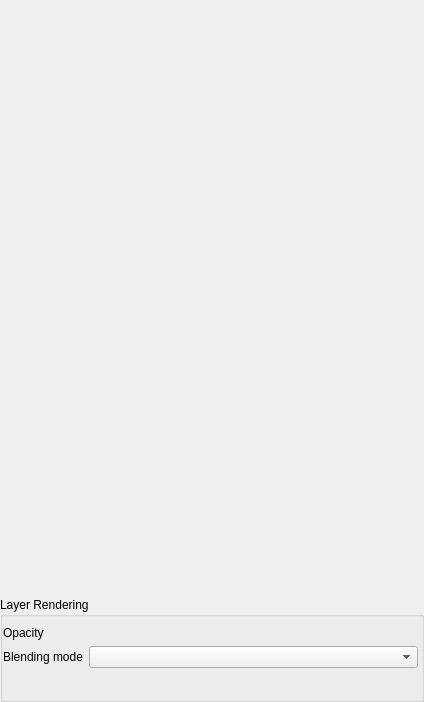
<?xml version="1.0" encoding="UTF-8"?>
<ui version="4.0">
 <class>QgsAnnotationItemPropertiesWidgetBase</class>
 <widget class="QWidget" name="QgsAnnotationItemPropertiesWidgetBase">
  <property name="geometry">
   <rect>
    <x>0</x>
    <y>0</y>
    <width>424</width>
    <height>702</height>
   </rect>
  </property>
  <property name="windowTitle">
   <string>Annotation Item Properties</string>
  </property>
  <layout class="QVBoxLayout" name="verticalLayout">
   <property name="leftMargin">
    <number>0</number>
   </property>
   <property name="topMargin">
    <number>0</number>
   </property>
   <property name="rightMargin">
    <number>0</number>
   </property>
   <property name="bottomMargin">
    <number>0</number>
   </property>
   <item>
    <widget class="QStackedWidget" name="mStack">
     <property name="currentIndex">
      <number>1</number>
     </property>
     <widget class="QWidget" name="page"/>
     <widget class="QWidget" name="page_2"/>
    </widget>
   </item>
   <item>
    <widget class="QgsCollapsibleGroupBox" name="mLayerRenderingGroupBox">
     <property name="title">
      <string>Layer Rendering</string>
     </property>
     <property name="flat">
      <bool>true</bool>
     </property>
     <property name="checkable">
      <bool>false</bool>
     </property>
     <property name="collapsed" stdset="0">
      <bool>true</bool>
     </property>
     <property name="saveCollapsedState" stdset="0">
      <bool>false</bool>
     </property>
     <layout class="QGridLayout" name="gridLayout_2">
      <property name="leftMargin">
       <number>0</number>
      </property>
      <property name="rightMargin">
       <number>3</number>
      </property>
      <item row="0" column="1" colspan="3">
       <widget class="QgsOpacityWidget" name="mOpacityWidget" native="true">
        <property name="focusPolicy">
         <enum>Qt::StrongFocus</enum>
        </property>
       </widget>
      </item>
      <item row="1" column="0">
       <widget class="QLabel" name="lblBlend">
        <property name="text">
         <string>Blending mode</string>
        </property>
       </widget>
      </item>
      <item row="0" column="0">
       <widget class="QLabel" name="lblTransparency">
        <property name="text">
         <string>Opacity</string>
        </property>
       </widget>
      </item>
      <item row="2" column="0" colspan="4">
       <widget class="QgsEffectStackCompactWidget" name="mEffectWidget" native="true">
        <property name="minimumSize">
         <size>
          <width>16</width>
          <height>16</height>
         </size>
        </property>
        <property name="focusPolicy">
         <enum>Qt::StrongFocus</enum>
        </property>
       </widget>
      </item>
      <item row="1" column="1" colspan="3">
       <widget class="QgsBlendModeComboBox" name="mBlendModeComboBox">
        <property name="sizePolicy">
         <sizepolicy hsizetype="Expanding" vsizetype="Preferred">
          <horstretch>4</horstretch>
          <verstretch>0</verstretch>
         </sizepolicy>
        </property>
       </widget>
      </item>
     </layout>
    </widget>
   </item>
  </layout>
 </widget>
 <customwidgets>
  <customwidget>
   <class>QgsCollapsibleGroupBox</class>
   <extends>QGroupBox</extends>
   <header>qgis.gui</header>
   <container>1</container>
  </customwidget>
  <customwidget>
   <class>QgsBlendModeComboBox</class>
   <extends>QComboBox</extends>
   <header>qgis.gui</header>
  </customwidget>
  <customwidget>
   <class>QgsEffectStackCompactWidget</class>
   <extends>QWidget</extends>
   <header>qgis.gui</header>
   <container>1</container>
  </customwidget>
  <customwidget>
   <class>QgsOpacityWidget</class>
   <extends>QWidget</extends>
   <header>qgis.gui</header>
   <container>1</container>
  </customwidget>
 </customwidgets>
 <resources/>
 <connections/>
</ui>
